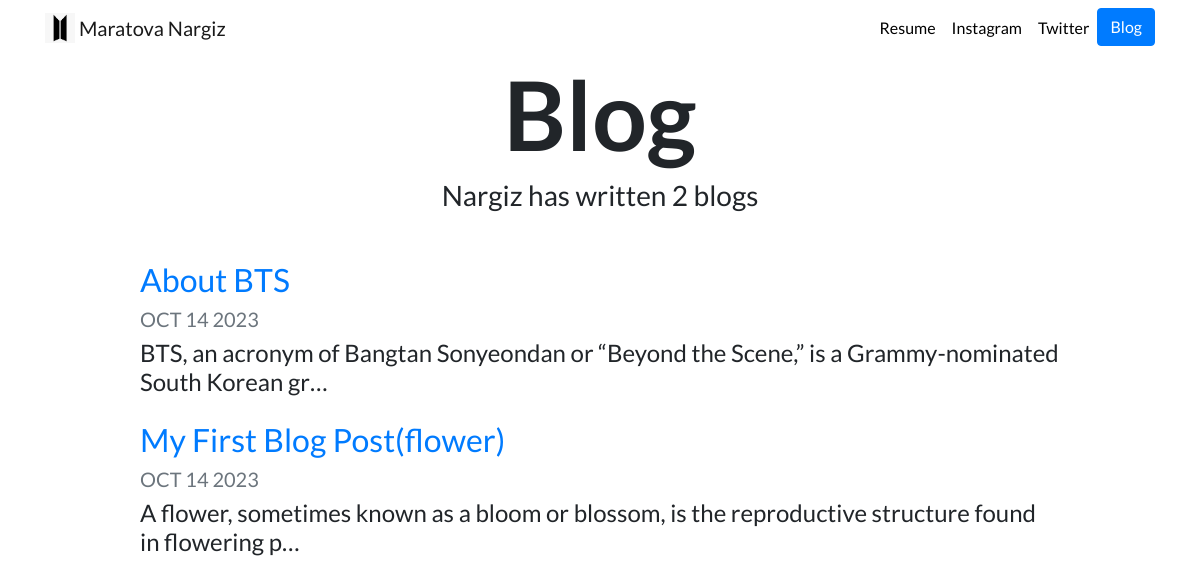
Screenshot of /blog/ with the database file from the repository.
### blog/models.py (models this page shows, shortened)
class Blog(models.Model):
    title = models.CharField(max_length=200)
    description = models.TextField()
    date = models.DateField()

### blog/views.py (the view)
# urls.py: path('', views.all_blogs, name='all_blogs'),
def all_blogs(request):
    blogs = Blog.objects.order_by('-date')
    return render(request, 'blog/all_blogs.html', {'blogs':blogs})

### blog/templates/blog/all_blogs.html
{% extends "portfolio/base.html" %}
{% load static %}
{% block content %}
<h1 id="blogtitle" class="font-weight-bold text-center">Blog</h1>
<h3 class="text-center mb-5">Nargiz has written {{ blogs.count }} blog{{ blogs.count|pluralize }}</h3>
{% for blog in blogs %}
<div class="row justify-content-center my-3">
  <div class="col-md-10">
    <a href="{% url 'blog:detail' blog.id %}">
      <h2>{{ blog.title }}</h2>
    </a>
    <h5 class="text-muted">{{ blog.date|date:'M d Y'|upper }}</h5>
    <h4>{{ blog.description|striptags|truncatechars:100 }}</h4>
  </div>
</div>
{% endfor %}
{% endblock %}

### portfolio/static/portfolio/custom.css (style rules this page uses)
body { font-family: 'Lato', sans-serif; }
#blogtitle { font-size: 6rem; }

### rows the page displays
Blog: title "About BTS", date "OCT 14 2023", description "BTS, an acronym of Bangtan Sonyeondan or “Beyond the Scene,” is a Grammy-nominated South Korean gr…"
Blog: title "My First Blog Post(flower)", date "OCT 14 2023", description "A flower, sometimes known as a bloom or blossom, is the reproductive structure found in flowering p…"

### other values shown
{{ blogs.count }} "2"
